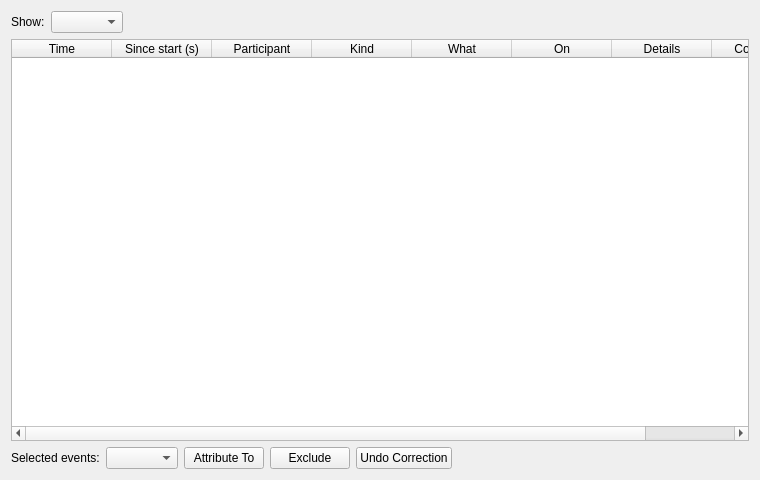
<?xml version="1.0" encoding="UTF-8"?>
<ui version="4.0">
 <class>SessionEventsView</class>
 <widget class="QWidget" name="SessionEventsView">
  <property name="geometry">
   <rect><x>0</x><y>0</y><width>760</width><height>480</height></rect>
  </property>
  <layout class="QVBoxLayout" name="verticalLayout">
   <item>
    <layout class="QHBoxLayout" name="filter_layout">
     <item>
      <widget class="QLabel" name="type_label">
       <property name="text"><string>Show:</string></property>
       <property name="buddy"><cstring>type_filter</cstring></property>
      </widget>
     </item>
     <item>
      <widget class="QComboBox" name="type_filter">
       <property name="toolTip"><string>Show only events of one kind.</string></property>
       <property name="whatsThis"><string>Narrow the list to one kind of event: touches, phase changes, robot actions, inputs, observer codes and so on. "All events" shows everything.</string></property>
      </widget>
     </item>
     <item>
      <spacer name="filter_spacer">
       <property name="orientation"><enum>Qt::Horizontal</enum></property>
       <property name="sizeHint" stdset="0"><size><width>40</width><height>20</height></size></property>
      </spacer>
     </item>
    </layout>
   </item>
   <item>
    <widget class="QTableWidget" name="events_table">
     <property name="whatsThis"><string>Every event recorded in this session, in time order: when (to the millisecond, and in seconds since the start), who, what and the recorded details. Events you corrected show the correction in the last column; excluded events are greyed out.</string></property>
     <property name="editTriggers"><set>QAbstractItemView::NoEditTriggers</set></property>
     <property name="alternatingRowColors"><bool>true</bool></property>
     <property name="selectionBehavior"><enum>QAbstractItemView::SelectRows</enum></property>
     <property name="selectionMode"><enum>QAbstractItemView::ExtendedSelection</enum></property>
     <column><property name="text"><string>Time</string></property></column>
     <column><property name="text"><string>Since start (s)</string></property></column>
     <column><property name="text"><string>Participant</string></property></column>
     <column><property name="text"><string>Kind</string></property></column>
     <column><property name="text"><string>What</string></property></column>
     <column><property name="text"><string>On</string></property></column>
     <column><property name="text"><string>Details</string></property></column>
     <column><property name="text"><string>Correction</string></property></column>
    </widget>
   </item>
   <item>
    <layout class="QHBoxLayout" name="correct_layout">
     <item>
      <widget class="QLabel" name="correct_label">
       <property name="text"><string>Selected events:</string></property>
      </widget>
     </item>
     <item>
      <widget class="QComboBox" name="participant_combo">
       <property name="toolTip"><string>The participant the selected events really belong to.</string></property>
       <property name="whatsThis"><string>Pick the child who actually made the selected events, then press "Attribute To". Use it when a touch was logged under the wrong child.</string></property>
      </widget>
     </item>
     <item>
      <widget class="QPushButton" name="reassign_btn">
       <property name="toolTip"><string>Attribute the selected events to the chosen participant.</string></property>
       <property name="whatsThis"><string>Record that the selected events belong to the chosen participant. The original record is kept; the correction is applied on top in every view and in the export.</string></property>
       <property name="text"><string>Attribute To</string></property>
      </widget>
     </item>
     <item>
      <widget class="QPushButton" name="exclude_btn">
       <property name="toolTip"><string>Leave the selected events out of the analysis.</string></property>
       <property name="whatsThis"><string>Leave the selected events out of every measure and of the export, for example an adult touching the robot by accident. The events stay in the record and can be brought back with "Undo Correction".</string></property>
       <property name="text"><string>Exclude</string></property>
      </widget>
     </item>
     <item>
      <widget class="QPushButton" name="clear_btn">
       <property name="toolTip"><string>Remove the correction from the selected events.</string></property>
       <property name="whatsThis"><string>Remove any correction from the selected events, so they count again exactly as they were recorded.</string></property>
       <property name="text"><string>Undo Correction</string></property>
      </widget>
     </item>
     <item>
      <spacer name="correct_spacer">
       <property name="orientation"><enum>Qt::Horizontal</enum></property>
       <property name="sizeHint" stdset="0"><size><width>40</width><height>20</height></size></property>
      </spacer>
     </item>
    </layout>
   </item>
  </layout>
 </widget>
 <resources/>
 <connections/>
</ui>
